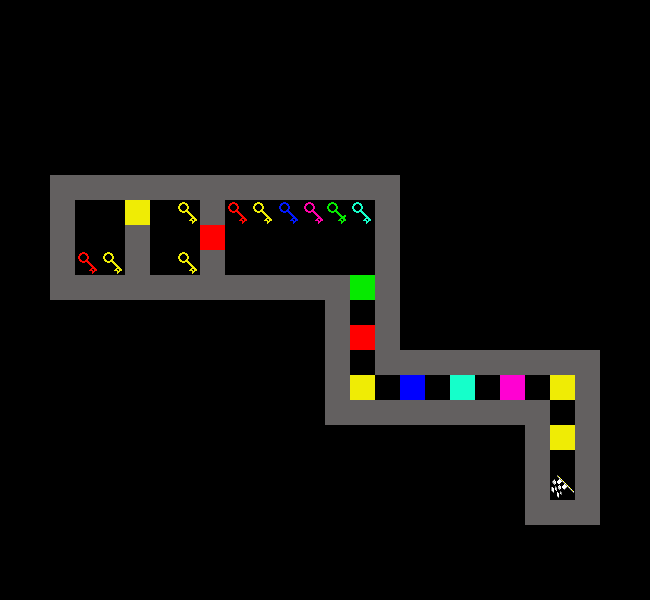

A level layout from a 2D game, rendered from its tile map. Below: a short description, then the map file with tile-grid data replaced by summaries:
An orthogonal 26x24 tile map with 25x25 px tiles, 1 tile layer (map).

<map version="1.0" orientation="orthogonal" width="26" height="24" tilewidth="25" tileheight="25">
 <tileset firstgid="1" name="tileset" tilewidth="25" tileheight="25">
  <image source="tileset.png" trans="ff00ff" width="250" height="250" />
  <tile id="0">
   <properties>
    <property name="color" value="red" />
    <property name="type" value="key" />
   </properties>
  </tile>
  <tile id="1">
   <properties>
    <property name="color" value="yellow" />
    <property name="type" value="key" />
   </properties>
  </tile>
  <tile id="2">
   <properties>
    <property name="color" value="blue" />
    <property name="type" value="key" />
   </properties>
  </tile>
  <tile id="3">
   <properties>
    <property name="color" value="pink" />
    <property name="type" value="key" />
   </properties>
  </tile>
  <tile id="10">
   <properties>
    <property name="color" value="green" />
    <property name="type" value="key" />
   </properties>
  </tile>
  <tile id="11">
   <properties>
    <property name="color" value="aqua" />
    <property name="type" value="key" />
   </properties>
  </tile>
  <tile id="12">
   <properties>
    <property name="color" value="brown" />
    <property name="type" value="key" />
   </properties>
  </tile>
  <tile id="20">
   <properties>
    <property name="color" value="red" />
    <property name="type" value="door" />
   </properties>
  </tile>
  <tile id="21">
   <properties>
    <property name="color" value="yellow" />
    <property name="type" value="door" />
   </properties>
  </tile>
  <tile id="22">
   <properties>
    <property name="color" value="blue" />
    <property name="type" value="door" />
   </properties>
  </tile>
  <tile id="23">
   <properties>
    <property name="color" value="pink" />
    <property name="type" value="door" />
   </properties>
  </tile>
  <tile id="30">
   <properties>
    <property name="color" value="green" />
    <property name="type" value="door" />
   </properties>
  </tile>
  <tile id="31">
   <properties>
    <property name="color" value="aqua" />
    <property name="type" value="door" />
   </properties>
  </tile>
  <tile id="32">
   <properties>
    <property name="color" value="brown" />
    <property name="type" value="door" />
   </properties>
  </tile>
  <tile id="40">
   <properties>
    <property name="type" value="wall" />
   </properties>
  </tile>
  <tile id="50">
   <properties>
    <property name="type" value="start" />
   </properties>
  </tile>
  <tile id="51">
   <properties>
    <property name="type" value="goal" />
   </properties>
  </tile>
 </tileset>
 <layer name="map" width="26" height="24">
  <data>[624 cells, 94 non-empty, 15 distinct tile ids]</data>
 </layer>
</map>